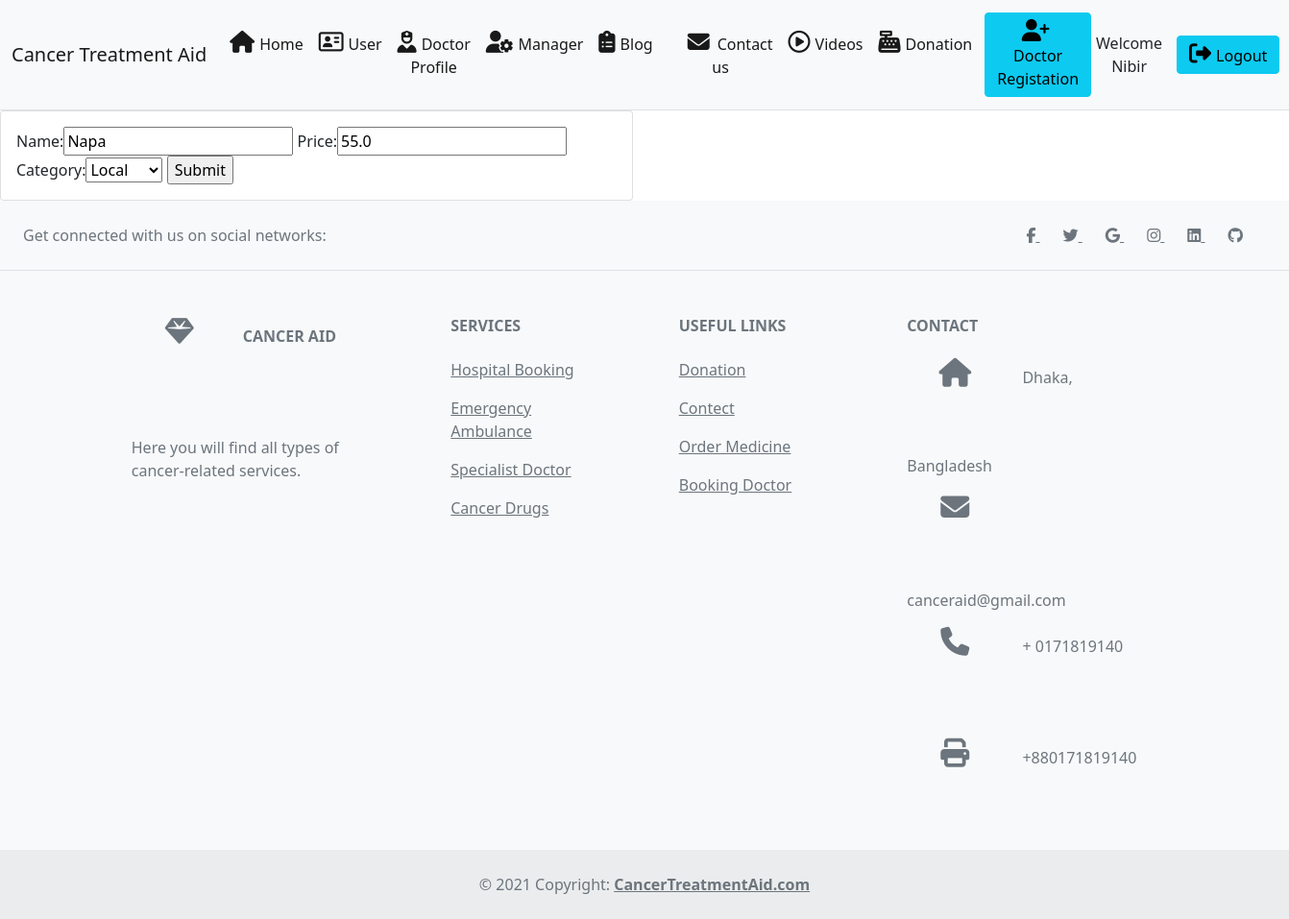
/update_medicine/1/ (signed in), run on the app's committed database.
### CancerAid/models.py (models this page shows, shortened)
class Medicine(models.Model):
	CATEGORY = (
			('Foreign', 'Foreign'),
			('Local', 'Local'),
			)
	name = models.CharField(max_length=200, null=True)
	price = models.FloatField(null=True)
	category = models.CharField(max_length=200, null=True, choices=CATEGORY)

### CancerAid/decorators.py (the view)
		def wrapper_func(request, *args, **kwargs):
			group = None
			if request.user.groups.exists():
				group = request.user.groups.all()[0].name
			if group in allowed_roles:
				return view_func(request, *args, **kwargs)
			else:
				return HttpResponse('You are not authorized to view this page')

### CancerAid/forms.py
class MedicineForm(ModelForm):
	class Meta:
		model = Medicine
		fields = ['name','price','category']

### CancerAid/views.py (called while the page is built)
@login_required(login_url='homepage')
@allowed_users(allowed_roles=['admin','manager'])
def updateMedicine(request, pk):
	medicine = Medicine.objects.get(id=pk)
	form = MedicineForm(instance=medicine)
	if request.method == 'POST':
		form = MedicineForm(request.POST, instance=medicine)
		if form.is_valid():
			form.save()
			return redirect('/addmedicine')
	context = {'form':form}
	return render(request, 'order_form.html', context)

### CancerAid/templates/order_form.html (shortened to what this page needs)
{% extends 'index.html' %}
{% block body %}
<div class="row">
	<div class="col-md-6">
		<div class="card card-body">
			<form action="" method="POST">
				{{form}}
				<input type="submit" name="Submit">
			</form>
		</div>
	</div>
</div>
{% endblock %}

### CancerAid/templates/index.html (shortened to what this page needs)
<!doctype html>
<html lang="en">
  <head>
    {% load static %}
    <link href="https://cdn.jsdelivr.net/npm/bootstrap@5.1.3/dist/css/bootstrap.min.css" rel="stylesheet">
    <link rel="stylesheet" href ="{% static 'style.css'%}">
  </head>
  <body>
    <header class="text-center border-bottom">
    <nav class="navbar navbar-expand-lg navbar-light bg-light">
        <div class="container-fluid">
          <a class="navbar-brand" href="#">Cancer Treatment Aid</a>
          <div class="collapse navbar-collapse" id="navbarSupportedContent">
            <ul class="navbar-nav me-auto mb-2 mb-lg-0">
              <li class="nav-item">
                <a class="nav-link active" aria-current="page" href="/"><i class="fas fa-home" style="height: 1px; display: inline;font-size: 23px;margin-right: 5px;"></i>Home</a>
              </li>
              {% if request.user.is_active %}
              <li class="nav-item">
                <a class="nav-link active" aria-current="page" href="{% url 'userpage' %}"><i class="far fa-address-card" style="height: 1px; display: inline;font-size: 23px;margin-right: 5px;"></i>User</a>
              </li>
              <li class="nav-item">
                <a class="nav-link active" href="{% url 'doctoruserpage' %}"><i class="fas fa-user-nurse" style="height: 1px; display: inline;font-size: 23px;margin-right: 5px;"></i>Doctor Profile</a>
              </li>
              {% endif %}
              <li class="nav-item">
                {% if request.user.is_staff %}
                <a class="nav-link active" aria-current="page" href="{% url 'manager' %}"><i class="fas fa-user-cog" style="height: 1px; display: inline;font-size: 23px;margin-right: 5px;"></i>Manager</a>
                {% endif %}
              </li>
              <li class="nav-item">
                <a class="nav-link active" aria-current="page" href="{% url 'discussion_topicpage' %}"><i class="fas fa-clipboard-list"  style="height: 1px; display: inline;font-size: 23px;margin-right: 5px;"></i>Blog</a>
              </li>
              <li class="nav-item">
                <a class="nav-link active" aria-current="page" href="{% url 'contect' %}"><i class="fa fa-fw fa-envelope" style="height: 1px; display: inline;font-size: 23px;padding-right: 8px;"></i>Contact us</a>
              </li>
              <li class="nav-item">
                <a class="nav-link active" aria-current="page" href="{% url 'Videos' %}"><i class="far fa-play-circle"  style="height: 1px; display: inline;font-size: 23px;margin-right: 5px;"></i>Videos</a>
              </li>
              <li class="nav-item">
                <a class="nav-link active" aria-current="page" href="{% url 'payment' %}"><i class="fas fa-cash-register" style="height: 1px; display: inline;font-size: 23px;margin-right: 5px;"></i>Donation</a>
              </li>
            </ul>
          </div>
          {% if user.is_authenticated %}
          {% if request.user.is_staff %}
          <button href="" type="button" class="btn btn-info" style="margin: 5px;" data-bs-toggle="modal" data-bs-target="#dsignupModal">
            <i class="fas fa-user-plus" style="height: 1px; display: inline;font-size: 23px;margin-right: 5px;"></i> Doctor Registation
             </button>
           {% endif %}
            Welcome {{request.user}}
            <a href ="/logout"><button type="button" class="btn btn-info" style="margin-left: 15px;"><i class="fas fa-sign-out-alt" style="height: 1px; display: inline;font-size: 23px;margin-right: 5px;"></i>Logout</button></a>
            {% endif %}
        </div>
      </nav>
    </header>
      {% block body %}{% endblock body %}
<footer class="text-center text-lg-start bg-light text-muted">
  <section
    class="d-flex justify-content-center justify-content-lg-between p-4 border-bottom"
  >
    <div class="me-5 d-none d-lg-block">
      <span>Get connected with us on social networks:</span>
    </div>
    <div>
      <a href="" class="me-4 text-reset">
        <i class="fab fa-facebook-f"></i>
      </a>
      <a href="" class="me-4 text-reset">
        <i class="fab fa-twitter"></i>
      </a>
      <a href="" class="me-4 text-reset">
        <i class="fab fa-google"></i>
      </a>
      <a href="" class="me-4 text-reset">
        <i class="fab fa-instagram"></i>
      </a>
      <a href="" class="me-4 text-reset">
        <i class="fab fa-linkedin"></i>
      </a>
      <a href="" class="me-4 text-reset">
        <i class="fab fa-github"></i>
      </a>
    </div>
  </section>
  <section class="">
    <div class="container text-center text-md-start mt-5">
      <div class="row mt-3">
        <div class="col-md-3 col-lg-4 col-xl-3 mx-auto mb-4">
          <h6 class="text-uppercase fw-bold mb-4">
            <i class="fas fa-gem me-3"></i>Cancer Aid
          </h6>
          <p>
            Here you will find all types of cancer-related services.
          </p>
        </div>
        <div class="col-md-2 col-lg-2 col-xl-2 mx-auto mb-4">
          <h6 class="text-uppercase fw-bold mb-4">
            Services
          </h6>
          <p>
            <a href="#!" class="text-reset">Hospital Booking</a>
          </p>
          <p>
            <a href="#!" class="text-reset">Emergency Ambulance</a>
          </p>
          <p>
            <a href="#!" class="text-reset">Specialist Doctor</a>
          </p>
          <p>
            <a href="#!" class="text-reset">Cancer Drugs</a>
          </p>
        </div>
        <div class="col-md-3 col-lg-2 col-xl-2 mx-auto mb-4">
          <h6 class="text-uppercase fw-bold mb-4">
            Useful links
          </h6>
          <p>
            <a href="#!" class="text-reset">Donation</a>
          </p>
          <p>
            <a href="#!" class="text-reset">Contect</a>
          </p>
          <p>
            <a href="#!" class="text-reset">Order Medicine</a>
          </p>
          <p>
            <a href="#!" class="text-reset">Booking Doctor</a>
          </p>
        </div>
        <div class="col-md-4 col-lg-3 col-xl-3 mx-auto mb-md-0 mb-4">
          <h6 class="text-uppercase fw-bold mb-4">
            Contact
          </h6>
          <p><i class="fas fa-home me-3"></i> Dhaka, Bangladesh</p>
          <p>
            <i class="fas fa-envelope me-3"></i>
            canceraid@gmail.com
          </p>
          <p><i class="fas fa-phone me-3"></i> + 0171819140</p>
          <p><i class="fas fa-print me-3"></i> +880171819140</p>
        </div>
      </div>
    </div>
  </section>
  <div class="text-center p-4" style="background-color: rgba(0, 0, 0, 0.05);">
    © 2021 Copyright:
    <a class="text-reset fw-bold" href="">CancerTreatmentAid.com</a>
  </div>
</footer>
  </body>
</html>

### CancerAid/static/style.css (style rules this page uses)
header { text-decoration: none; }
.fa { padding: 20px; font-size: 10px; width: 50px; text-align: center; text-decoration: none; border-radius: 50%; }
.fas { font-size: 30px; width: 100px; height: 100px; text-align: center; text-decoration: none; border-radius: 100%; border: 1px; }

### data on the page
Medicine: name "Napa", price "55.0", category "Local"

### other printed values
{{ request.user }} "Nibir"
